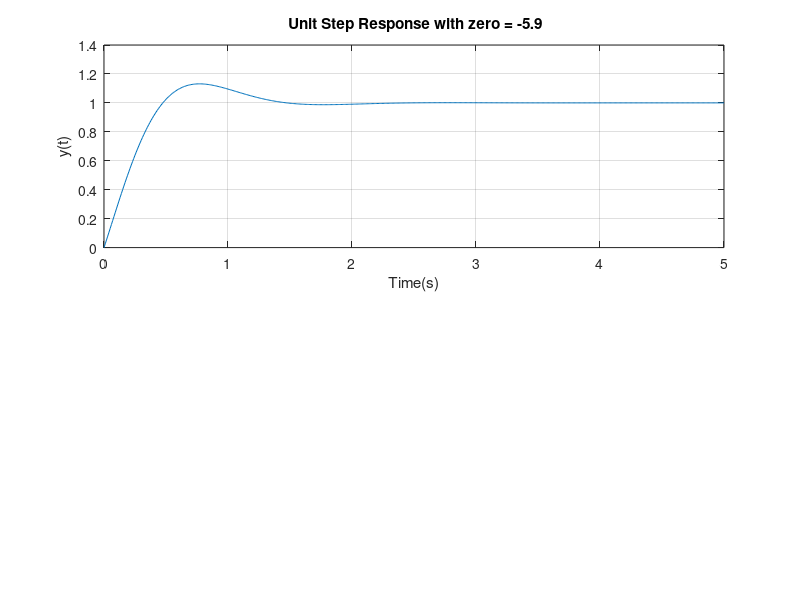

Here is the MATLAB script that generated this plot:
num=[0 15.4];
den=[1 4.7 15.4];
CIR1=tf(num,den)
t=(0:0.01:5)
y= step(CIR1,t)
subplot(2,1,1)
plot(t,y)
ylabel('y(t)')
xlabel('Time(s)'),grid
title(' Unit Step Response')

num=[2.6 15.4];
den=[1 4.7 15.4];
CIR1=tf(num,den)
t=(0:0.01:5)
y= step(CIR1,t)
subplot(2,1,1)
plot(t,y)
ylabel('y(t)')
xlabel('Time(s)'),grid
title(' Unit Step Response with zero = -5.9')
